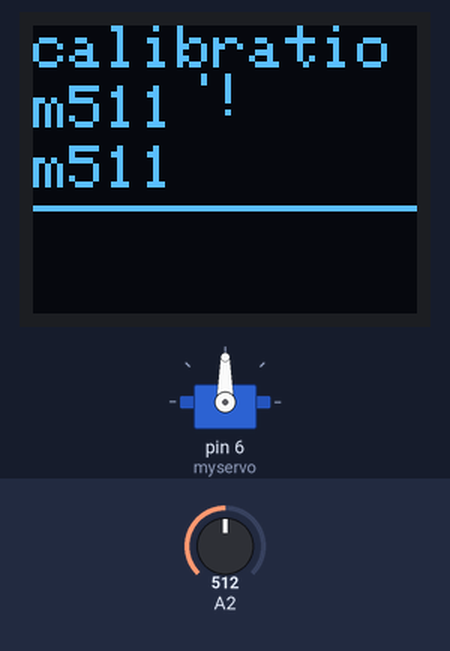
This sketch was run on a simulated Arduino Uno, built with avr-gcc and run on an emulated ATmega328P. Parts: 64×48 one-colour display, servo. Inputs (shaded band) come from the test bench; at power-on: A2 = 512. What the sketch prints to the serial monitor is not drawn.

Above: at 13.0 s.
15.2 s: A2 set to 10
At 16.1 s:
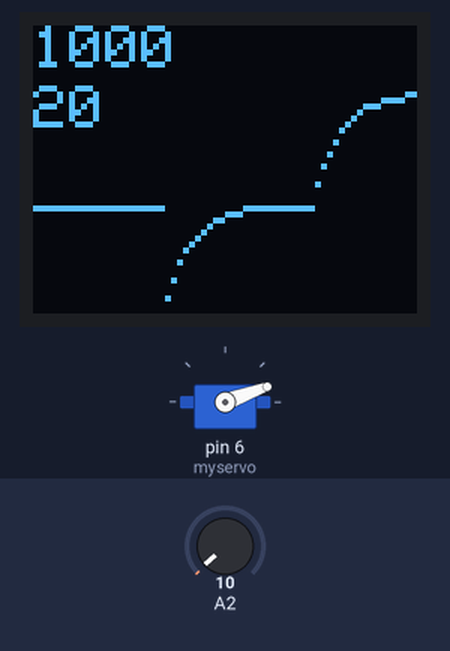
16.8 s: A2 set to 21
At 17.6 s:
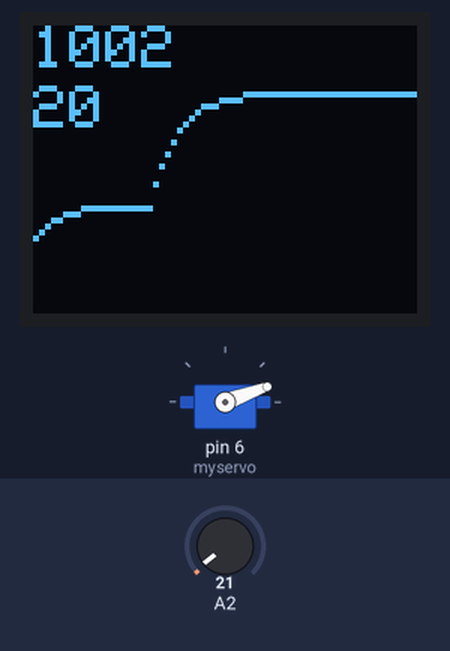
18.3 s: A2 set to 26
At 19.65 s:
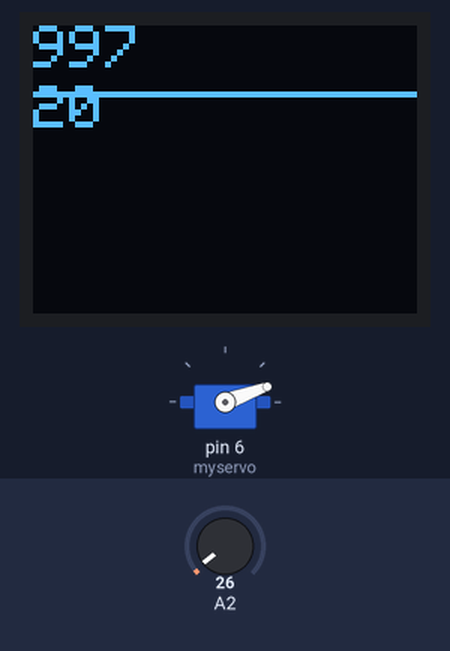
19.8 s: A2 set to 0
At 20.8 s:
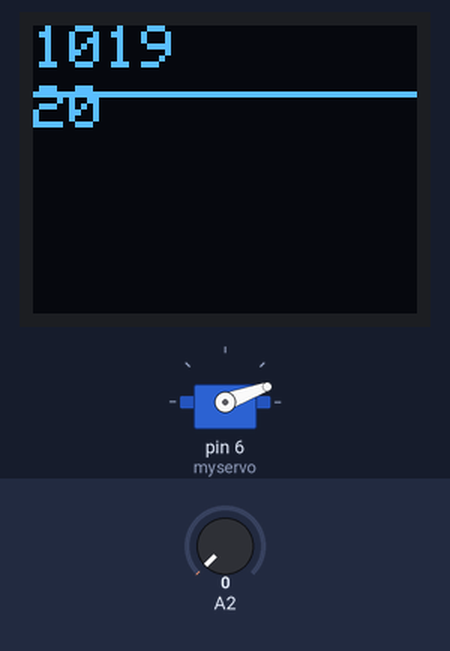
Timing chart, 0 to 22.3 s (numbered marks = the images above; inputs shaded):
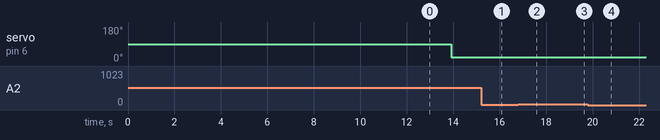

Measured:
- after the input at 15.2 s, servo on pin 6 (myservo): 21° → 20° at once
- after the input at 19.8 s, the display: first changes at once (image 4 shows a later state)
- what the display in image 0 shows lasts 1.0 s, from 12.9 s to 13.9 s

The sketch:

Sensor_display.ino
```cpp
#include <MicroView.h>
#include <Servo.h>

int val;
int x[64];
int angle;
int Avg;

Servo myservo;

// initially the below number is given as min/max for the sensor. it gets callibrated in setup
int bendSensor_max = 850;
int bendSensor_min = 750;


//---------------------------------
//adjust the following number
//---------------------------------

int sampleSize = 5; // how many sample one take for avarage. change to bigger number for more smoothing

int calibrationTime=500; // currently 5 seconds. Adjust the length

int motorPos_max = 170;  // streight position. 180 max
int motorPos_min = 20;  // the smaller number the bigger bend angle

//------------------------------------


void setup() {

  uView.begin();				// start MicroView
  uView.clear(PAGE);			// clear page
  uView.print("ExtraDigit");	// display HelloWorld
  uView.display();

  // read analog input pin
  val = analogRead(A2);
  // initialize the graph value with the reading
  for (int i = 0; i < 63; i++) {
    x[i] = map(val, 0, 1023, 48, 10);
  }

  // set initial avarage and angle
  angle = map(val, 0, 1023, 0, 180);
  myservo.attach(6);

  delay(1000);

// call the calibration
  calibration();

  // start serial communication for debugging
  Serial.begin(9600);
}

void loop () {


  // read analog input pin
  val = analogRead(A2);
  // reverse the reading and scale
  val = map (val, 1023, 0, 0, 1023);

  // take avarage of sample size. currently disabled
  Avg = (val + Avg * (sampleSize - 1)) / sampleSize;
  val = Avg;


  //------------------------------
  // motor control related----
  //------------------------------
  // map the bend sensor value to the motor position
  angle = map(val, bendSensor_max, bendSensor_min, motorPos_min, motorPos_max);
  angle = constrain(angle,  motorPos_min, motorPos_max);

  // control the servo motor
  myservo.write(angle);


  //------------------------------
  // microview display related----
  //------------------------------
  // clear the display
  uView.clear(PAGE);

  // display text for sensor input value at y position 0
  uView.setCursor(0, 0);
  uView.print(val);
  // display text for bending angle at y position 10
  uView.setCursor(0, 10);
  uView.print(angle);

  // display sensor input as graph
  MicroViewGraph(val);

  // show on the display
  uView.display();

  //------------------------------

  // print to Serial so we can see the sensor value on serial. this is or debugging
  //serialPlotterView(val);
  serialPrintDebugger();

  delay(10);
}

void serialPlotterView(int num) {
  Serial.print(1023);
  Serial.print(" , ");
  Serial.print(0);
  Serial.print(" , ");
  Serial.println(num);
}

void serialPrintDebugger() {
  Serial.print("sensorVal; ");
  Serial.print(val);
  Serial.print("\t motorAngle; ");
  Serial.print(angle);
  Serial.print("\t min; ");
  Serial.print(bendSensor_min);
  Serial.print("\t max; ");
  Serial.print(bendSensor_max);
  Serial.println();
}

void calibration() {
  int tempMax = 0;
  int tempMin = 1023;

  for (int i = 0; i < calibrationTime; i++) {
    // read analog input pin
    val = analogRead(A2);
    // reverse the reading and scale
    val = map (val, 1023, 0, 0, 1023);

    // register the value as max if it is bigger than current max
    if (val > tempMax) {
      tempMax = val;
    }
    // register the value as min if it is smaller than current min
    if (val < tempMin) {
      tempMin = val;
    }

    //----------------
    // display related
    //----------------
    // clear the display
    uView.clear(PAGE);
    // display text for sensor input value at y position 0
    uView.setCursor(0, 0);
    uView.print(val);
    // display theat it is in calibration
    uView.setCursor(0, 10);
    uView.print("calibrating");
    // display sensor input as graph
    MicroViewGraph(val);
    // show on the display
    uView.display();
    //----------------

    delay (10);
  }

  bendSensor_max = tempMax;
  bendSensor_min = tempMin;

  //----------------
  // end of calibration display
  //----------------
  // clear the display
  uView.clear(PAGE);

  // display the end messgae with min and max value
  uView.setCursor(0, 0);
  uView.print("calibration end!");
  uView.setCursor(0, 10);
  uView.print("min: ");
  uView.setCursor(6, 10);
  uView.print(bendSensor_min);
  uView.setCursor(0, 20);
  uView.print("max: ");
  uView.setCursor(6, 20);
  uView.print(bendSensor_max);

  // display sensor input as graph
  MicroViewGraph(val);

  // show on the display
  uView.display();
//----------------

  // pause for 1 second
  delay (1000);

}


void MicroViewGraph(int value) {
  // map the value to y value of the graph. first 1-10 pixel is taken for number display
  int dispVal = map(value, 0, 1023, 48, 10);

  // microview display resolution is 64x48
  for (int i = 0; i < 63; i++) {
    // pass the last y value to one position before
    x[i] = x[i + 1];
    uView.pixel(i, x[i]);
  }
  // set the newest value y position to the left most pixel
  x[63] = dispVal;
  uView.pixel(63, x[63]);

}
```
